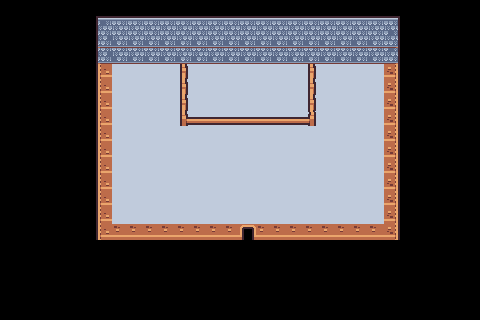

This game map was drawn from its Tiled (.tmx) file and the tilesets committed beside it. A one-line description and the full map source follow:
An orthogonal 30x20 tile map with 16x16 px tiles, 3 tile layers (background, midground, foreground) and 3 objects (2x entrance, exit).

<map version="1.10" tiledversion="1.10.1" orientation="orthogonal" renderorder="right-down" width="30" height="20" tilewidth="16" tileheight="16" infinite="0" nextlayerid="5" nextobjectid="10">
 <tileset firstgid="1" source="../../../../../tilesets/tinytown.tsx" />
 <layer id="1" name="background" width="30" height="20">
  <data encoding="csv">
0,0,0,0,0,0,0,0,0,0,0,0,0,0,0,0,0,0,0,0,0,0,0,0,0,0,0,0,0,0,
0,0,0,0,0,0,49,50,50,50,50,50,50,50,50,50,50,50,50,50,50,50,50,50,51,0,0,0,0,0,
0,0,0,0,0,0,61,62,62,62,62,62,62,62,62,62,62,62,62,62,62,62,62,62,63,0,0,0,0,0,
0,0,0,0,0,0,61,62,62,62,62,62,62,62,62,62,62,62,62,62,62,62,62,62,63,0,0,0,0,0,
0,0,0,0,0,0,73,110,110,110,110,110,110,110,110,110,110,110,110,110,110,110,110,110,76,0,0,0,0,0,
0,0,0,0,0,0,73,110,110,110,110,110,110,110,110,110,110,110,110,110,110,110,110,110,76,0,0,0,0,0,
0,0,0,0,0,0,73,110,110,110,110,110,110,110,110,110,110,110,110,110,110,110,110,110,76,0,0,0,0,0,
0,0,0,0,0,0,73,110,110,110,110,110,110,110,110,110,110,110,110,110,110,110,110,110,76,0,0,0,0,0,
0,0,0,0,0,0,73,110,110,110,110,110,110,110,110,110,110,110,110,110,110,110,110,110,76,0,0,0,0,0,
0,0,0,0,0,0,73,110,110,110,110,110,110,110,110,110,110,110,110,110,110,110,110,110,76,0,0,0,0,0,
0,0,0,0,0,0,73,110,110,110,110,110,110,110,110,110,110,110,110,110,110,110,110,110,76,0,0,0,0,0,
0,0,0,0,0,0,73,110,110,110,110,110,110,110,110,110,110,110,110,110,110,110,110,110,76,0,0,0,0,0,
0,0,0,0,0,0,73,110,110,110,110,110,110,110,110,110,110,110,110,110,110,110,110,110,76,0,0,0,0,0,
0,0,0,0,0,0,73,110,110,110,110,110,110,110,110,110,110,110,110,110,110,110,110,110,76,0,0,0,0,0,
0,0,0,0,0,0,73,74,74,74,74,74,74,74,74,75,74,74,74,74,74,74,74,74,76,0,0,0,0,0,
0,0,0,0,0,0,0,0,0,0,0,0,0,0,0,0,0,0,0,0,0,0,0,0,0,0,0,0,0,0,
0,0,0,0,0,0,0,0,0,0,0,0,0,0,0,0,0,0,0,0,0,0,0,0,0,0,0,0,0,0,
0,0,0,0,0,0,0,0,0,0,0,0,0,0,0,0,0,0,0,0,0,0,0,0,0,0,0,0,0,0,
0,0,0,0,0,0,0,0,0,0,0,0,0,0,0,0,0,0,0,0,0,0,0,0,0,0,0,0,0,0,
0,0,0,0,0,0,0,0,0,0,0,0,0,0,0,0,0,0,0,0,0,0,0,0,0,0,0,0,0,0
</data>
 </layer>
 <layer id="2" name="midground" width="30" height="20">
  <data encoding="csv">
0,0,0,0,0,0,0,0,0,0,0,0,0,0,0,0,0,0,0,0,0,0,0,0,0,0,0,0,0,0,
0,0,0,0,0,0,0,0,0,0,0,0,0,0,0,0,0,0,0,0,0,0,0,0,0,0,0,0,0,0,
0,0,0,0,0,0,0,0,0,0,0,0,0,0,0,0,0,0,0,0,0,0,0,0,0,0,0,0,0,0,
0,0,0,0,0,0,0,0,0,0,0,0,0,0,0,0,0,0,0,0,0,0,0,0,0,0,0,0,0,0,
0,0,0,0,0,0,0,0,0,0,0,57,0,0,0,0,0,0,0,57,0,0,0,0,0,0,0,0,0,0,
0,0,0,0,0,0,0,0,0,0,0,57,0,0,0,0,0,0,0,57,0,0,0,0,0,0,0,0,0,0,
0,0,0,0,0,0,0,0,0,0,0,57,0,0,0,0,0,0,0,57,0,0,0,0,0,0,0,0,0,0,
0,0,0,0,0,0,0,0,0,0,0,69,82,82,82,82,82,82,82,71,0,0,0,0,0,0,0,0,0,0,
0,0,0,0,0,0,0,0,0,0,0,0,0,0,0,0,0,0,0,0,0,0,0,0,0,0,0,0,0,0,
0,0,0,0,0,0,0,0,0,0,0,0,0,0,0,0,0,0,0,0,0,0,0,0,0,0,0,0,0,0,
0,0,0,0,0,0,0,0,0,0,0,0,0,0,0,0,0,0,0,0,0,0,0,0,0,0,0,0,0,0,
0,0,0,0,0,0,0,0,0,0,0,0,0,0,0,0,0,0,0,0,0,0,0,0,0,0,0,0,0,0,
0,0,0,0,0,0,0,0,0,0,0,0,0,0,0,0,0,0,0,0,0,0,0,0,0,0,0,0,0,0,
0,0,0,0,0,0,0,0,0,0,0,0,0,0,0,0,0,0,0,0,0,0,0,0,0,0,0,0,0,0,
0,0,0,0,0,0,0,0,0,0,0,0,0,0,0,0,0,0,0,0,0,0,0,0,0,0,0,0,0,0,
0,0,0,0,0,0,0,0,0,0,0,0,0,0,0,0,0,0,0,0,0,0,0,0,0,0,0,0,0,0,
0,0,0,0,0,0,0,0,0,0,0,0,0,0,0,0,0,0,0,0,0,0,0,0,0,0,0,0,0,0,
0,0,0,0,0,0,0,0,0,0,0,0,0,0,0,0,0,0,0,0,0,0,0,0,0,0,0,0,0,0,
0,0,0,0,0,0,0,0,0,0,0,0,0,0,0,0,0,0,0,0,0,0,0,0,0,0,0,0,0,0,
0,0,0,0,0,0,0,0,0,0,0,0,0,0,0,0,0,0,0,0,0,0,0,0,0,0,0,0,0,0
</data>
 </layer>
 <objectgroup id="4" name="warps">
  <object id="3" name="start" type="entrance" x="240" y="176" width="16" height="16" />
  <object id="7" name="from_tinytown" type="entrance" x="240" y="192" width="16" height="16">
   <properties>
    <property name="direction" value="up" />
   </properties>
  </object>
  <object id="9" name="to_tinytown" type="exit" x="240" y="224" width="16" height="16">
   <properties>
    <property name="scene" value="tinytown" />
    <property name="to" value="from_shop" />
   </properties>
  </object>
 </objectgroup>
 <layer id="3" name="foreground" width="30" height="20">
  <data encoding="csv">
0,0,0,0,0,0,0,0,0,0,0,0,0,0,0,0,0,0,0,0,0,0,0,0,0,0,0,0,0,0,
0,0,0,0,0,0,0,0,0,0,0,0,0,0,0,0,0,0,0,0,0,0,0,0,0,0,0,0,0,0,
0,0,0,0,0,0,0,0,0,0,0,0,0,0,0,0,0,0,0,0,0,0,0,0,0,0,0,0,0,0,
0,0,0,0,0,0,0,0,0,0,0,0,0,0,0,0,0,0,0,0,0,0,0,0,0,0,0,0,0,0,
0,0,0,0,0,0,0,0,0,0,0,0,0,0,0,0,0,0,0,0,0,0,0,0,0,0,0,0,0,0,
0,0,0,0,0,0,0,0,0,0,0,0,0,0,0,0,0,0,0,0,0,0,0,0,0,0,0,0,0,0,
0,0,0,0,0,0,0,0,0,0,0,0,0,0,0,0,0,0,0,0,0,0,0,0,0,0,0,0,0,0,
0,0,0,0,0,0,0,0,0,0,0,0,0,0,0,0,0,0,0,0,0,0,0,0,0,0,0,0,0,0,
0,0,0,0,0,0,0,0,0,0,0,0,0,0,0,0,0,0,0,0,0,0,0,0,0,0,0,0,0,0,
0,0,0,0,0,0,0,0,0,0,0,0,0,0,0,0,0,0,0,0,0,0,0,0,0,0,0,0,0,0,
0,0,0,0,0,0,0,0,0,0,0,0,0,0,0,0,0,0,0,0,0,0,0,0,0,0,0,0,0,0,
0,0,0,0,0,0,0,0,0,0,0,0,0,0,0,0,0,0,0,0,0,0,0,0,0,0,0,0,0,0,
0,0,0,0,0,0,0,0,0,0,0,0,0,0,0,0,0,0,0,0,0,0,0,0,0,0,0,0,0,0,
0,0,0,0,0,0,0,0,0,0,0,0,0,0,0,0,0,0,0,0,0,0,0,0,0,0,0,0,0,0,
0,0,0,0,0,0,0,0,0,0,0,0,0,0,0,0,0,0,0,0,0,0,0,0,0,0,0,0,0,0,
0,0,0,0,0,0,0,0,0,0,0,0,0,0,0,0,0,0,0,0,0,0,0,0,0,0,0,0,0,0,
0,0,0,0,0,0,0,0,0,0,0,0,0,0,0,0,0,0,0,0,0,0,0,0,0,0,0,0,0,0,
0,0,0,0,0,0,0,0,0,0,0,0,0,0,0,0,0,0,0,0,0,0,0,0,0,0,0,0,0,0,
0,0,0,0,0,0,0,0,0,0,0,0,0,0,0,0,0,0,0,0,0,0,0,0,0,0,0,0,0,0,
0,0,0,0,0,0,0,0,0,0,0,0,0,0,0,0,0,0,0,0,0,0,0,0,0,0,0,0,0,0
</data>
 </layer>
</map>
